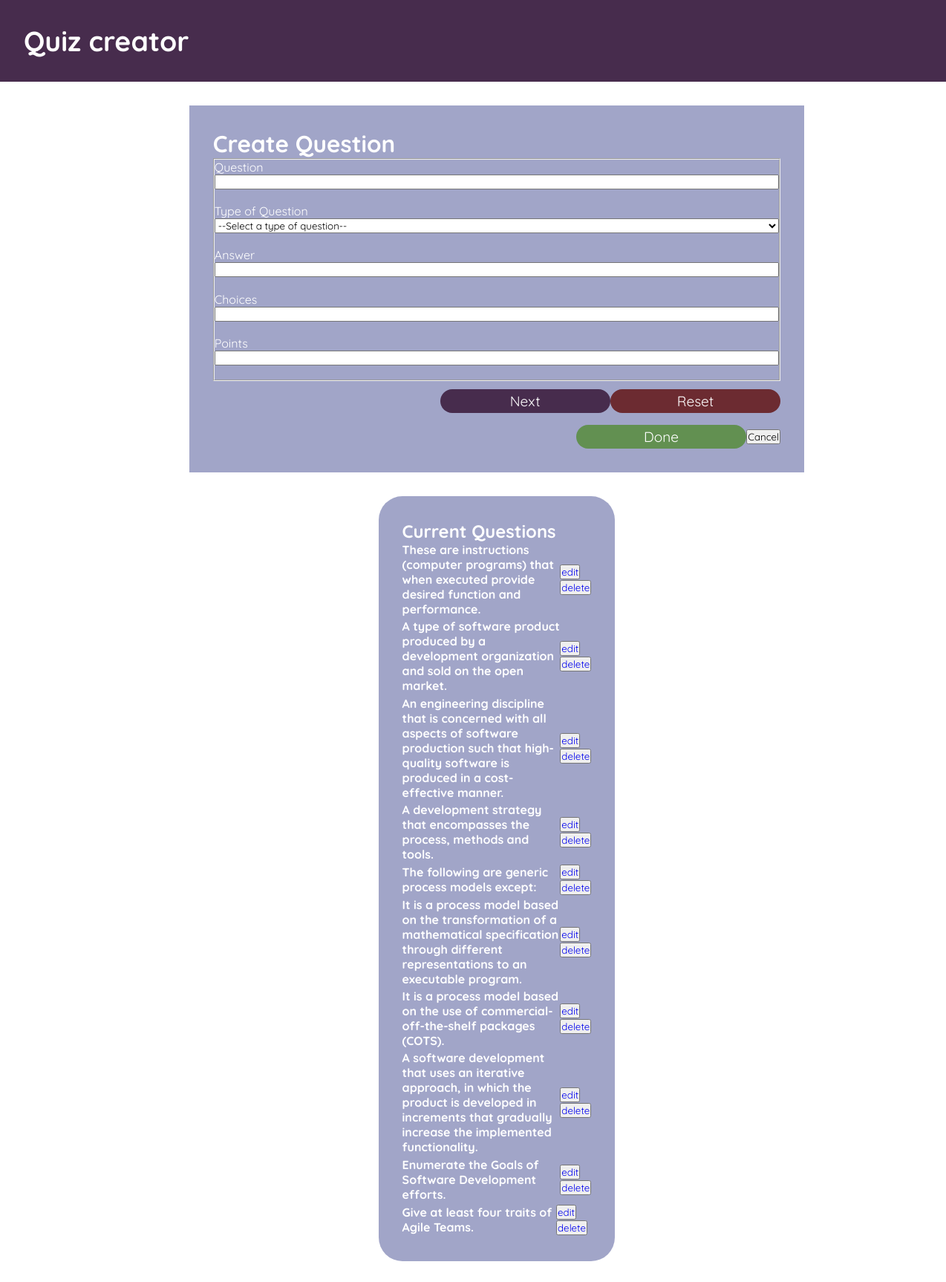
The app's page /teachermodule/teacherCreateQuestions.php?quiz_code=seqs001 with its own data.
### tables this page shows
CREATE TABLE `quiz_inventory` (
  `quiz_code` varchar(45) DEFAULT NULL,
  `type_of_quiz` text DEFAULT NULL,
  `question` text DEFAULT NULL,
  `choices` text DEFAULT NULL,
  `answer` text DEFAULT NULL,
  `points` int(11) DEFAULT NULL
);

### teachermodule/rQuestions.php (the view, shortened to what this page needs)
<?php
    include "config.php";
    $sql = "SELECT `question` FROM `quiz_inventory` WHERE `quiz_code` = '" . $_SESSION['quiz_code'] . "'";
    $result = mysqli_query($connection, $sql);
    while ($row = $result->fetch_assoc()) {
        echo "<div>";
        echo "<h4>". $row['question'] . "</h4>";
        echo "<div>";
        echo "<button class='editQuestion'><a href='teacherEditQuestion.php?quiz_code=" . $_SESSION['quiz_code'] . "&question=". $row['question'] . "'> edit </a></button>";
        echo "<button class='Delete'><a href='dQuestion.php?quiz_code=" . $_SESSION['quiz_code'] . "&question=". $row['question'] . "'> delete </a>";
        echo "</div>";
        echo "</div>";
    }
?>

### teachermodule/styles/teacherCreateQuiz.css (style rules this page uses)
* { margin: 0; padding: 0; list-style: none; text-decoration: none; font-family: var(--fnt-Quicksand); }
body { display: flex; flex-direction: column; height: 100vh; }
main > :nth-child(2) > section-left > div > * { display: flex; align-items: center; justify-content: space-between; margin-bottom: 0.2rem; }

### records on screen
quiz_inventory: question "These are instructions (computer programs) that when executed provide desired function and performance."
quiz_inventory: question "A type of software product produced by a development organization and sold on the open market."
quiz_inventory: question "An engineering discipline that is concerned with all aspects of software production such that high-quality software is produced in a cost-effective manner."
quiz_inventory: question "A development strategy that encompasses the process, methods and tools."
quiz_inventory: question "The following are generic process models except:"
quiz_inventory: question "It is a process model based on the transformation of a mathematical specification through different representations to an executable program."
quiz_inventory: question "It is a process model based on the use of commercial-off-the-shelf packages (COTS)."
quiz_inventory: question "A software development that uses an iterative approach, in which the product is developed in increments that gradually increase the implemented functionality."
quiz_inventory: question "Enumerate the Goals of Software Development efforts."
quiz_inventory: question "Give at least four traits of Agile Teams."
